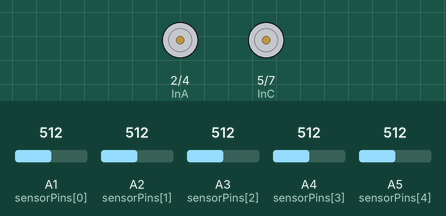
Bench run of a sketch on a simulated Arduino Uno, built with avr-gcc and run on an emulated ATmega328P. Parts: motor-driver pin pairs drawn as motors (green arrow = first pin HIGH = forward, orange = second pin HIGH = backward, longer = more drive, scaled by the enable pin). Inputs (shaded band) come from the test bench; at power-on: A1 (sensorPins[0]) = 512, A3 (sensorPins[2]) = 512, A2 (sensorPins[1]) = 512, A5 (sensorPins[4]) = 512, A4 (sensorPins[3]) = 512.

Above: at 1.2 s.
1.3 s: A1 (sensorPins[0]) set to 491
At 2.4 s:
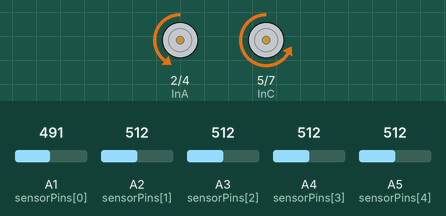
2.8 s: A3 (sensorPins[2]) set to 486
At 4.0 s:
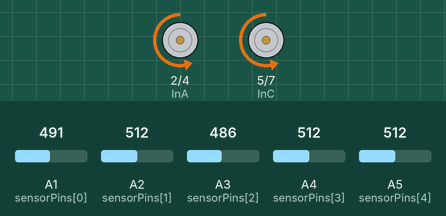
4.3 s: A3 (sensorPins[2]) set to 510
At 5.4 s:
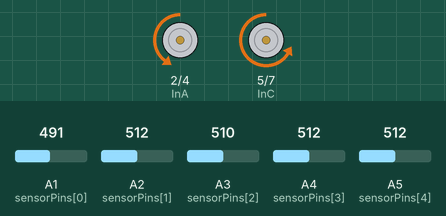
5.8 s: A2 (sensorPins[1]) set to 483
At 6.8 s:
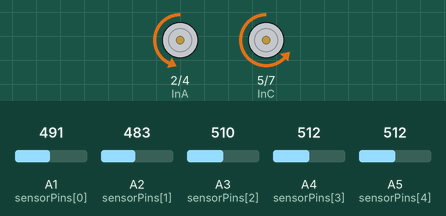
7.3 s: A1 (sensorPins[0]) set to 510
At 8.5 s:
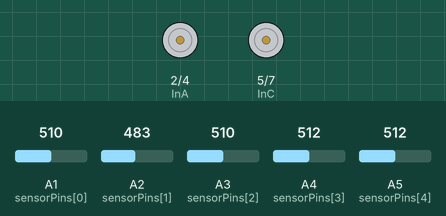
8.8 s: A5 (sensorPins[4]) set to 490
At 9.2 s:
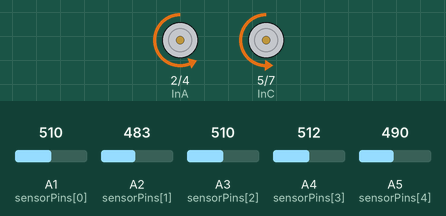
Timing chart, 0 to 11.3 s (numbered marks = the images above; inputs shaded):
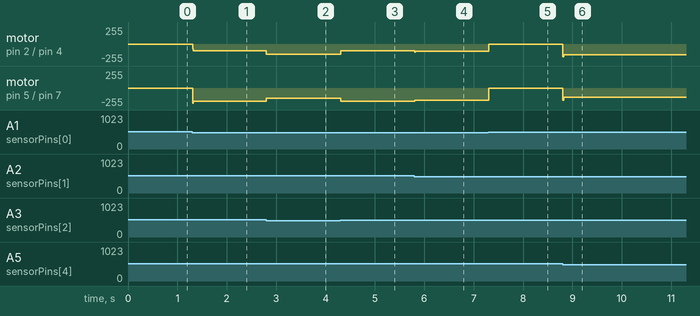

The sketch:

line.ino
```cpp
const int sensorPins[5] = {A1, A2, A3, A4, A5}; // Từ trái sang phải: trái -> giữa -> phải
const int EnA = 3; const int EnB = 6;
const int InA = 2; const int InB = 4;
const int InC = 5; const int InD = 7;

float Kp = 25.0, Ki = 0.0, Kd = 15.0;
float error = 0, previousError = 0, integral = 0;

int baseSpeed = 150;
int weights[5] = {-2, -1, 0, 1, 2};

void setup() {
  for (int i = 0; i < 5; i++) pinMode(sensorPins[i], INPUT);
  pinMode(EnA, OUTPUT); pinMode(InA, OUTPUT); pinMode(InB, OUTPUT);
  pinMode(EnB, OUTPUT); pinMode(InC, OUTPUT); pinMode(InD, OUTPUT);
}

bool isOnLine(int pin) {
  return analogRead(pin) < 500; // IR tắt đèn → đang thấy line đen
}

bool onBlackSquare() {
  for (int i = 0; i < 5; i++) {
    if (!isOnLine(sensorPins[i])) return false;
  }
  return true; // tất cả IR tắt đèn → trên ô vuông đen
}

float readLineError() {
  int sum = 0, count = 0;
  for (int i = 0; i < 5; i++) {
    if (isOnLine(sensorPins[i])) {
      sum += weights[i];
      count++;
    }
  }
  if (count == 0) return 0;
  return (float)sum / count;
}

void setMotors(int leftSpeed, int rightSpeed) {
  leftSpeed = constrain(leftSpeed, 0, 255);
  rightSpeed = constrain(rightSpeed, 0, 255);

  analogWrite(EnA, leftSpeed);
  analogWrite(EnB, rightSpeed);

  digitalWrite(InA, LOW); digitalWrite(InB, HIGH); // motor trái
  digitalWrite(InC, LOW); digitalWrite(InD, HIGH); // motor phải
}

void loop() {
  if (onBlackSquare()) {
    analogWrite(EnA, 0);
    analogWrite(EnB, 0);
    return;
  }

  bool leftIR = isOnLine(sensorPins[0]);
  bool rightIR = isOnLine(sensorPins[4]);
  bool centerIR = isOnLine(sensorPins[2]);

  if (centerIR) {
    // IR giữa đang thấy line ⇒ xe đi thẳng
    setMotors(baseSpeed, baseSpeed);
  } else if (leftIR || rightIR) {
    // Nếu trái/phải thấy line ⇒ xử lý PID để quay về giữa
    error = readLineError();
    integral += error;
    float derivative = error - previousError;
    float pid = Kp * error + Ki * integral + Kd * derivative;

    int left = baseSpeed + pid;
    int right = baseSpeed - pid;

    setMotors(left, right);
    previousError = error;
  } else {
    // Không cảm biến nào thấy line ⇒ dừng hoặc xử lý mất line
    analogWrite(EnA, 0);
    analogWrite(EnB, 0);
  }

  delay(10);
}
```

Measured:
- the behaviour switches between 500 and 499 on A1 (sensorPins[0]) (found by bisection; images 0 and 1)
- the behaviour switches between 500 and 499 on A3 (sensorPins[2]) (found by bisection; images 1 and 2)
- after the input at 1.3 s, motor on pin 2 (InA) / pin 4 (InB): stopped → backward 100/255 at once; motor on pin 5 (InC) / pin 7 (InD): stopped → backward 200/255 at once
- after the input at 2.8 s, motor on pin 2 (InA) / pin 4 (InB): backward 100/255 → backward 150/255 at once; motor on pin 5 (InC) / pin 7 (InD): backward 200/255 → backward 150/255 at once
- after the input at 4.3 s, motor on pin 2 (InA) / pin 4 (InB): backward 150/255 → backward 100/255 at once; motor on pin 5 (InC) / pin 7 (InD): backward 150/255 → backward 200/255 at once
- after the input at 5.8 s, motor on pin 2 (InA) / pin 4 (InB): backward 100/255 → backward 112/255 at once; motor on pin 5 (InC) / pin 7 (InD): backward 200/255 → backward 187/255 at once
- after the input at 7.3 s, motor on pin 2 (InA) / pin 4 (InB): backward 112/255 → stopped at once; motor on pin 5 (InC) / pin 7 (InD): backward 187/255 → stopped at once
- after the input at 8.8 s, motor on pin 2 (InA) / pin 4 (InB): stopped → backward 162/255 at once; motor on pin 5 (InC) / pin 7 (InD): stopped → backward 137/255 at once
